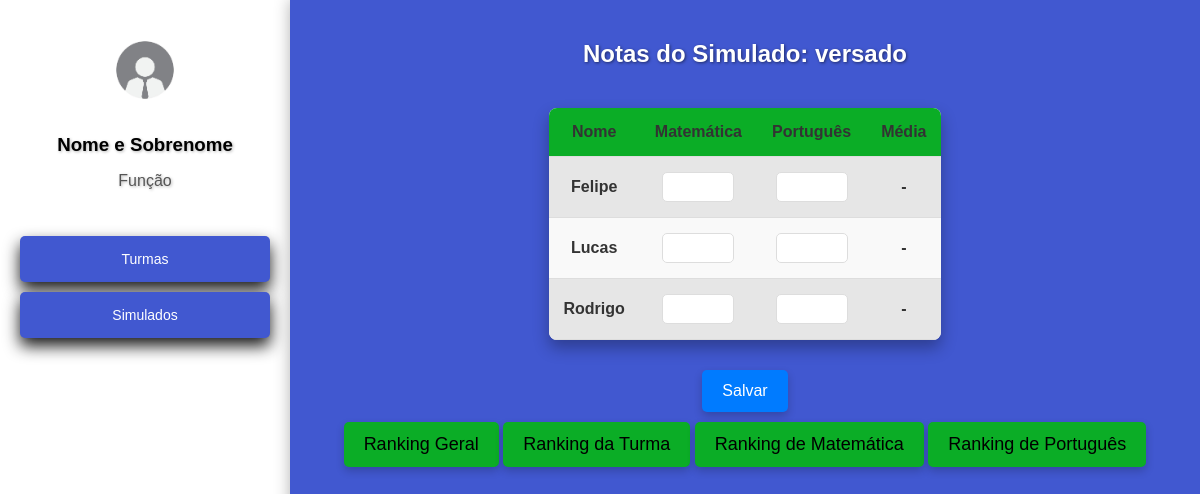
Page /cadastros/simulado/21/notas/ on the committed database.
### cadastros/models.py (models this page shows, shortened)
class Simulado(models.Model):
    TIPOS_SIMULADO = [
        ('CM', 'Colégio Militar'),
        ('EA', 'Escola de Aplicação'),
    ]
    nome = models.CharField(max_length=100)
    tipo = models.CharField(max_length=2, choices=TIPOS_SIMULADO)
    data = models.DateField()

class Aluno(models.Model):
    user = models.OneToOneField(User, on_delete=models.CASCADE, null=True)
    nome = models.CharField(max_length=50)
    sobrenome = models.CharField(max_length=50)
    cpf = models.CharField(max_length=11, unique=True)
    data_nascimento = models.DateField()
    idade_em_dias = models.PositiveIntegerField(editable=False)
    turma = models.ForeignKey('Turma', on_delete=models.CASCADE, related_name='alunos')
    is_ver_geral = models.BooleanField(default=False, verbose_name="Permissão para Visualizar Ranking Geral")

### cadastros/views.py (the view, shortened to what this page needs)
# urls.py: path('simulado/<int:simulado_id>/notas/', NotaView.as_view(), name='notas_simulado'),
class NotaView(View):
    template_name = 'notas_simulado.html'
    def get(self, request, simulado_id):
        simulado = get_object_or_404(Simulado, id=simulado_id)
        alunos = NotaMediator.obter_alunos()
        turmas = Turma.objects.all()
        return render(request, self.template_name, {
            'simulado': simulado,
            'alunos': alunos,
            'turmas': turmas
        })

### cadastros/mediators.py (called while the page is built)
    @staticmethod
    def obter_alunos():
        return Aluno.objects.all()

### cadastros/templates/notas_simulado.html (shortened to what this page needs)
<!DOCTYPE html>
<html lang="pt-br">
<head>
</head>
<body>
    <div class="sidebar">
        <div class="profile">
            <img src="/static/imgfunc.jpg" alt="funcionario" width="100" height="100">
            <h3>Nome e Sobrenome</h3>
            <p>Função</p>
        </div>
        <nav>
            <a href="#">Turmas</a>
            <a href="{% url 'simulados' %}">Simulados</a>
        </nav>
    </div>
    <div class="container">
        <h2>Notas do Simulado: {{ simulado.nome }}</h2>
        <form method="post">
            <table>
                <thead>
                    <tr>
                        <th>Nome</th>
                        <th>Matemática</th>
                        <th>Português</th>
                        <th>Média</th>
                    </tr>
                </thead>
                <tbody>
                    {% for aluno in alunos %}
                    <tr>
                        <td>{{ aluno.nome }}</td>
                        <td><input type="number" name="matematica_{{ aluno.id }}" min="0" max="20" required></td>
                        <td><input type="number" name="portugues_{{ aluno.id }}" min="0" max="20" required></td>
                        <td>-</td>
                    </tr>
                    {% empty %}
                    <tr>
                        <td colspan="5">Nenhum aluno encontrado.</td>
                    </tr>
                    {% endfor %}
                </tbody>
            </table>
            <center>
                <button type="submit" class="btn btn-success">Salvar</button>
            </center>
        </form>
        <div>
            <a href="{% url 'ranking' simulado.id %}" class="btn btn-info">Ranking Geral</a>
            <a href="{% url 'ranking_turma' simulado.id %}" class="btn btn-info">Ranking da Turma</a>
            <a href="{% url 'ranking_matematica' simulado.id %}" class="btn btn-info">Ranking de Matemática</a>
            <a href="{% url 'ranking_portugues' simulado.id %}" class="btn btn-info">Ranking de Português</a>
        </div>
    </div>
</body>
</html>

### cadastros/templates/notas_simulado.html (style rules this page uses)
body { font-family: Arial, sans-serif; background-color: rgb(65, 88, 208); color: #333; margin: 0; padding: 0; display: flex; height: 100vh; }
.sidebar { width: 250px; background-color: white; padding: 20px; color: black; display: flex; flex-direction: column; justify-content: flex-start; box-shadow: 2px 0 8px rgba(0, 0, 0, 0.1); }
.sidebar .profile { text-align: center; margin-bottom: 30px; }
.sidebar .profile h3 { margin: 10px 0 5px; color: black; text-shadow: 1px 1px 3px rgba(0, 0, 0, 0.3); }
.sidebar .profile p { color: #555; text-shadow: 1px 1px 3px rgba(0, 0, 0, 0.3); }
.sidebar nav a { text-decoration: none; color: white; padding: 15px; border-radius: 5px; background-color: rgb(65, 88, 208); margin-bottom: 10px; text-align: center; box-shadow: 0 0.5rem 1rem rgba(0, 0, 0, 0.9); font-size: 14px; cursor: pointer; transition: background-color 0.3s ease; display: block; }
.container { flex: 1; padding: 20px; background-color: rgb(65, 88, 208); color: white; display: flex; flex-direction: column; align-items: center; box-shadow: 0px 0px 15px rgba(0, 0, 0, 0.3); }
h2 { color: white; text-shadow: 1px 1px 3px rgba(0, 0, 0, 0.5); margin-bottom: 20px; }
table { width: 100%; max-width: 800px; border-collapse: collapse; margin: 20px 0; background-color: white; box-shadow: 0 0.5rem 1rem rgba(0, 0, 0, 0.3); border-radius: 8px; overflow: hidden; text-align: left; }
table th, table td { padding: 15px; text-align: center; color: #333; font-weight: bold; border-bottom: 1px solid #ddd; }
table thead { background-color: rgb(11, 173, 38); color: white; }
table tbody tr:nth-child(even) { background-color: #f9f9f9; }
table tbody tr:nth-child(odd) { background-color: #e6e6e6; }
input[type="number"] { width: 60px; padding: 5px; border: 1px solid #ddd; border-radius: 5px; text-align: center; font-size: 16px; }
button, .btn { background-color: #007BFF; color: white; padding: 12px 20px; border: none; border-radius: 5px; cursor: pointer; font-size: 16px; transition: background-color 0.3s ease; text-align: center; text-decoration: none; margin-top: 10px; display: inline-block; box-shadow: 0 4px 8px rgba(0, 0, 0, 0.2); }
.btn-info { background-color: rgb(11, 173, 38); font-size: large; color: black; }

### rows in the picture
Simulado: nome "versado"
Aluno: nome "Felipe"
Aluno: nome "Lucas"
Aluno: nome "Rodrigo"
